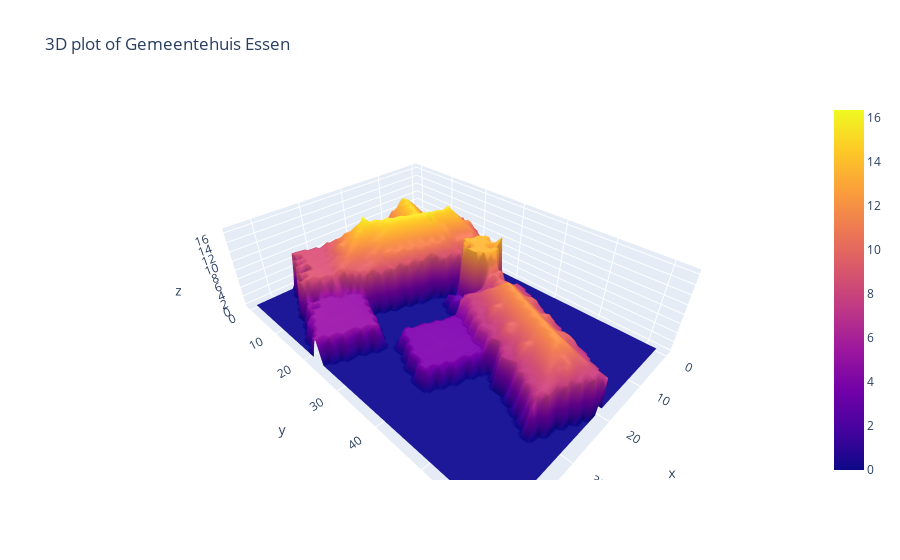

The notebook cell this image was saved under:
### Code cell
#3D plotting with ploty 
import plotly.graph_objects as go

import pandas as pd

figure = go.Figure(data=[go.Surface(z = clipped_CHM[0])])

figure.update_layout(title='3D plot of Gemeentehuis Essen')

figure.show()

### Figure 1 — Plotly figure (JSON) as saved in the notebook; plotly's stock layout.template omitted (floating-point values rounded to 4 significant figures; data arrays with more than 128 entries replaced by an {"elided": "..."} marker saying what was removed)
{"data": [{"type": "surface", "z": {"elided": "63x45 float values"}}], "layout": {"title": {"text": "3D plot of Gemeentehuis Essen"}}}
